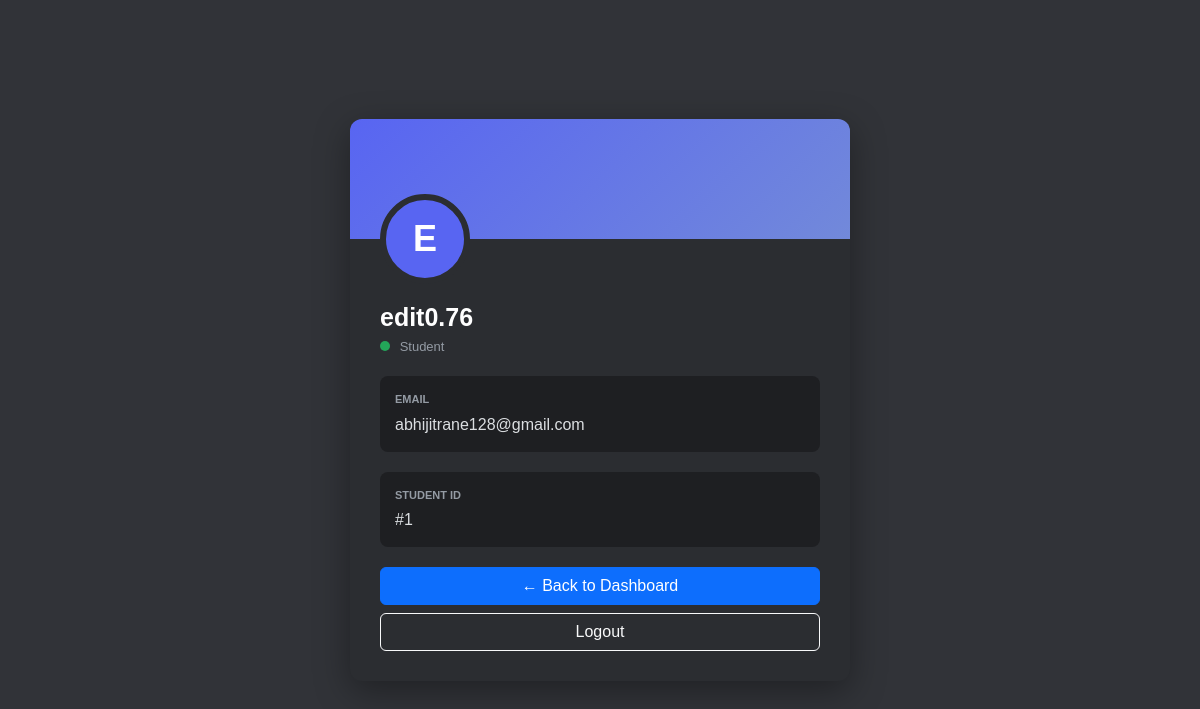
The app's page /profile (signed in) with its own data.
### app.py (models this page shows)
class Student(UserMixin, db.Model):
    __tablename__ = "student"
    id = db.Column(
        db.Integer,
        primary_key=True
    )
    username = db.Column(
        db.String(50),
        unique=True,
        nullable=False
    )
    email = db.Column(
        db.String(120),
        unique=True,
        nullable=False
    )
    password = db.Column(
        db.String(255),
        nullable=False
    )
    servers = db.relationship(
        "Server",
        backref="owner",
        lazy=True
    )
    messages = db.relationship(
        "Message",
        backref="sender",
        lazy=True
    )
    joined_servers = db.relationship(
        "Server",
        secondary=server_members,
        back_populates="members"
    )

### app.py (the view)
@app.route("/profile")
@login_required
def profile():
    return render_template(
        "profile.html"
    )

### app.py (called while the page is built)
@login_manager.user_loader
def load_user(user_id):
    try:
        return db.session.get(
            Student,
            int(user_id)
        )
    except (ValueError, TypeError):
        return None

### templates/profile.html (shortened to what this page needs)
<!DOCTYPE html>
<html lang="en">
<head>
    <link
        href="https://cdn.jsdelivr.net/npm/bootstrap@5.3.3/dist/css/bootstrap.min.css"
        rel="stylesheet">
</head>
<body>
<div class="profile-wrapper">
    <div class="profile-card">
        <div class="profile-banner"></div>
        <div class="profile-content">
            <div class="avatar">
                {{ current_user.username[0]|upper }}
            </div>
            <div class="username">
                {{ current_user.username }}
            </div>
            <div class="student-label">
                <span class="online"></span>
                Student
            </div>
            <div class="info-box">
                <div class="info-title">
                    Email
                </div>
                <div class="info-value">
                    {{ current_user.email }}
                </div>
            </div>
            <div class="info-box">
                <div class="info-title">
                    Student ID
                </div>
                <div class="info-value">
                    #{{ current_user.id }}
                </div>
            </div>
            <div class="d-grid gap-2 back-button">
                <a
                    href="{{ url_for('home') }}"
                    class="btn btn-primary">
                    ← Back to Dashboard
                </a>
                <a
                    href="{{ url_for('logout') }}"
                    class="btn btn-outline-light">
                    Logout
                </a>
            </div>
        </div>
    </div>
</div>
</body>
</html>

### templates/profile.html (style rules this page uses)
body { margin: 0; min-height: 100vh; background: #313338; color: white; font-family: Arial, sans-serif; }
.profile-wrapper { min-height: 100vh; display: flex; align-items: center; justify-content: center; padding: 20px; }
.profile-card { width: 100%; max-width: 500px; background: #2b2d31; border-radius: 12px; overflow: hidden; box-shadow: 0 10px 35px rgba(0, 0, 0, 0.35); }
.profile-banner { height: 120px; background: linear-gradient( 135deg, #5865f2, #7289da ); }
.profile-content { padding: 0 30px 30px; }
.avatar { width: 90px; height: 90px; margin-top: -45px; border-radius: 50%; background: #5865f2; border: 6px solid #2b2d31; display: flex; align-items: center; justify-content: center; font-size: 36px; font-weight: bold; }
.username { margin-top: 15px; font-size: 25px; font-weight: bold; }
.student-label { color: #949ba4; font-size: 13px; }
.info-box { background: #1e1f22; border-radius: 8px; padding: 15px; margin-top: 20px; }
.info-title { color: #949ba4; font-size: 11px; font-weight: bold; text-transform: uppercase; margin-bottom: 5px; }
.info-value { color: #dbdee1; word-break: break-word; }
.online { display: inline-block; width: 10px; height: 10px; border-radius: 50%; background: #23a559; margin-right: 6px; }
.back-button { margin-top: 20px; }

### records on screen
Student: username "E", username "edit0.76", email "abhijitrane128@gmail.com", id "1"
